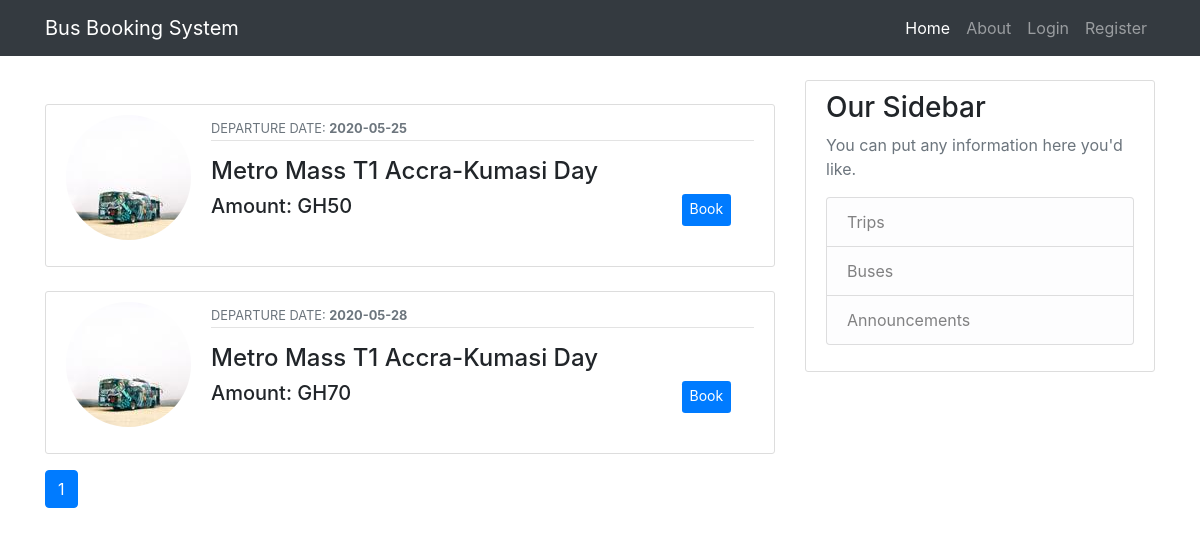
Page /trips on the committed database.
### bbs/models.py (models this page shows, shortened)
class Availability(db.Model):
    id = db.Column(db.Integer, primary_key=True)
    route_id = db.Column(db.Integer, db.ForeignKey('route.id'),nullable=False)
    bus_id = db.Column(db.Integer, db.ForeignKey('buses.id'),nullable=False)
    date = db.Column(db.Date, nullable=False)
    time = db.Column(db.String(60), nullable=False)
    amount = db.Column(db.Integer(), nullable=False)
    status = db.Column(db.String(60), nullable=False)

class Buses(db.Model):
    id = db.Column(db.Integer, primary_key=True)
    name = db.Column(db.String(60), unique=True, nullable=False)
    number = db.Column(db.String(20), unique=True, nullable=False)
    description = db.Column(db.String(200), nullable=False)
    image_file = db.Column(db.String(60), nullable=False,default='default_bus.jpg')
    bookings = db.relationship('Booking', backref='bus')
    availability = db.relationship('Availability', backref='bus')

class Route(db.Model):
    id = db.Column(db.Integer, primary_key=True)
    name = db.Column(db.String(60), nullable=False)
    time = db.Column(db.String(60), nullable=False)
    amount = db.Column(db.Integer(), nullable=False)
    availability = db.relationship('Availability', backref='route')
    booking = db.relationship('Booking', backref='route')

### bbs/main/routes.py (the view)
@main.route('/trips')
def trips():
     page = request.args.get('page',1,type=int)
     availability = db.session.query(Availability).filter(Availability.status=='available').\
                    order_by(Availability.date.asc()).paginate(page=page, per_page=4)
     return render_template('index.html',availability=availability)

### bbs/templates/index.html
{% extends "layout.html"%}
{% block content%}
{% for available in availability.items%}
<article class="media content-section mt-4">
    <img class="rounded-circle account-img" src="{{url_for('static',filename='img/'+ available.bus.image_file)}}">
      <div class="media-body">
        <div class="article-metadata">
          <small class="text-muted">DEPARTURE DATE: <strong>{{ available.date }}</strong></small>
        </div>
        <h4 class="mt-3 mb-2">{{available.bus.name}} {{available.route.name}} {{available.time}}</h4>
      <div class="row"> <h5 class="article-content text-left mr-2 col-10">Amount: GH{{ available.amount }}</h5>
        <a type="button" class="btn-sm btn-primary" href="{{url_for('users.booking',available_id=available.id)}}"> Book</a>
    </div>
      </div>
       </article>
  {% endfor %}
  {% for page_num in availability.iter_pages(left_edge=1, right_edge=1, left_current=1, right_current=2)%}
  {% if page_num %}
      {% if availability.page == page_num%}
        <a class="btn btn-primary mb-4 mt-3" href="{{ url_for('main.home', page = page_num)}}">{{page_num}}</a>
      {% else %}
      <a class="btn btn-outline-primary mb-4 mt-3" href="{{ url_for('main.home', page = page_num)}}">{{page_num}}</a>
      {% endif %}
  {% else %}
      ...
  {% endif %}
{% endfor %}
{% endblock content%}

### bbs/static/main.css (style rules this page uses)
.content-section { background: #ffffff; padding: 10px 20px; border: 1px solid #dddddd; border-radius: 3px; }
.article-content { white-space: pre-line; }
.article-metadata { padding-bottom: 1px; margin-bottom: 4px; border-bottom: 1px solid #e3e3e3 }
.account-img { height: 125px; width: 125px; margin-right: 20px; margin-bottom: 16px; }

### rows in the picture
Availability: image_file (picture), date "2020-05-25", bus.name "Metro Mass T1", route.name "Accra-Kumasi", time "Day", amount "50"
Availability: image_file (picture), date "2020-05-28", bus.name "Metro Mass T1", route.name "Accra-Kumasi", time "Day", amount "70"

### other values in the picture
{{ page_num }} "1"
